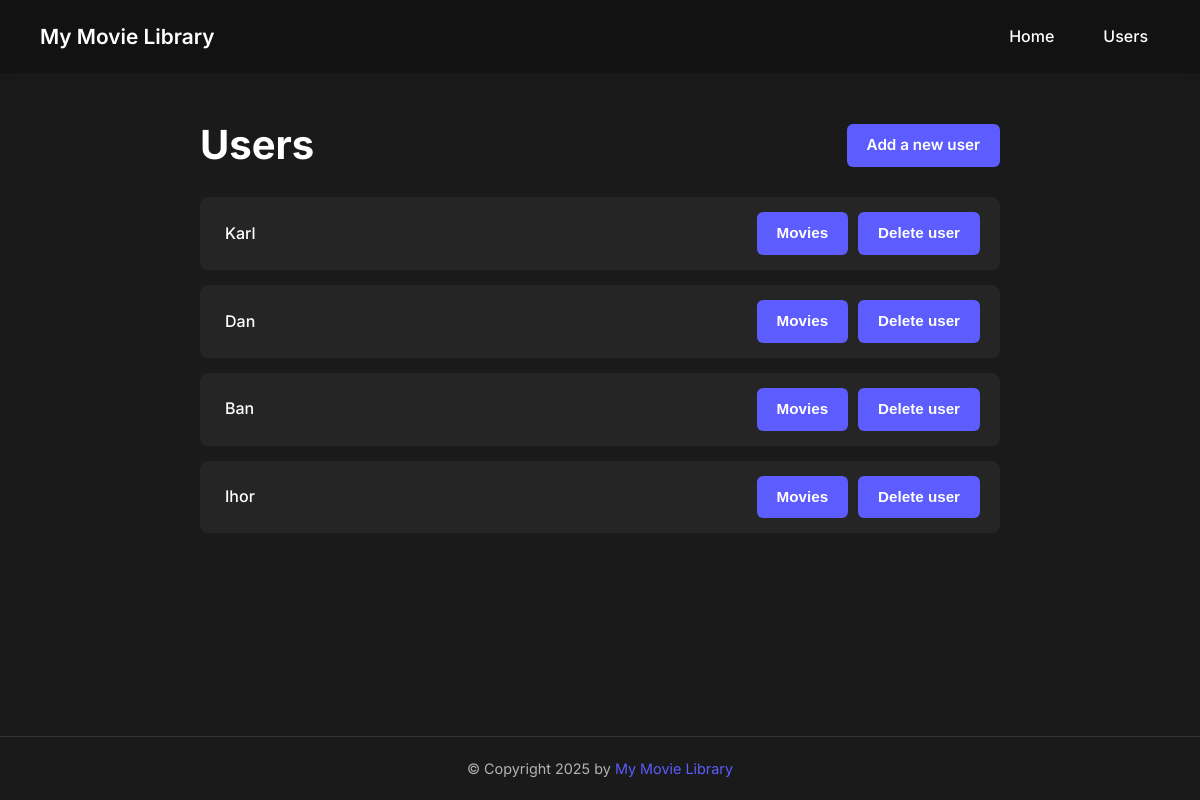
Screenshot of /users with the database file from the repository.
### storage/db_models.py (models this page shows, shortened)
class UserAccount(model):
    id: Mapped[int] = mapped_column(primary_key=True, autoincrement=True)
    name: Mapped[str] = mapped_column(unique=True)
    movies: Mapped[List['Movie']] = relationship(back_populates='user', cascade='all, delete-orphan')

### app.py (the view)
@app.get('/users')
@db_connection_handler
def list_all_users():
    users = data_manager.get_all_users()
    return render_template('users.html', users=users)

### app.py (called while the page is built)
def db_connection_handler(func):
    @functools.wraps(func)
    def wrapper(*args, **kwargs):
        try:
            data = func(*args, **kwargs)
            return data
        except (exc.OperationalError, exc.ArgumentError) as e:
            print(f'The following error has occurred: {e}')
            flash('Problem with database, try again later.', 'error')
            return render_template('error.html'), 500
        except Exception as e:
            print(f'The following error has occurred: {e}')
            flash('Something went wrong, try again later.', 'error')
            return render_template('error.html'), 500
    return wrapper

### storage/sqlite_data_manager.py (called while the page is built)
    def get_all_users(self):
        return self.db.session.execute(self.db.select(self.user_model)).scalars()

### templates/users.html
{% extends "layout.html" %}
{% block head %}
  {{ super() }}
{% endblock %}
{% block content %}
  <div class="container">
    <div class="content-header users-page-header">
      <h1>Users</h1>
      <a href="/add_user" class="btn">Add a new user</a>
    </div>
    <section class="users-list">
      {% for user in users %}
      <div class="user-item">
        <div class="user">
          <a href="/users/{{user.id}}" class="user-link">{{user.name}}</a>
        </div>
        <div class="delete-user">
          <form action="/users/{{user.id}}" method="get">
            <button type="submit" class="btn btn-small btn-danger">Movies</button>
          </form>
          <form action="/delete_user/{{user.id}}" method="post">
            <button type="submit" class="btn btn-small btn-danger">Delete user</button>
          </form>
        </div>
      </div>
      {% endfor %}
    </section>
  </div>
{% endblock %}

### static/style.css (style rules this page uses)
:root { --dark-bg: #1a1a1a; --darker-bg: #121212; --light-text: #ffffff; --secondary-text: #b3b3b3; --accent-color: #5c5cff; --button-color: #5c5cff; --button-hover: #4646ff; --button-danger: #dc3545; --button-danger-hover: #c82333; --button-secondary: #6c757d; --button-secondary-hover: #5a6268; --card-bg: #252525; --border-color: #333333; --success-color: #28a745; --success-hover: #218838; --form-bg: rgba(0, 0, 0, 0.2); --focus-color: #7f7fff; --focus-shadow: 0 0 0 0.2rem rgba(92, 92, 255, 0.25); }
*, *::before, *::after { box-sizing: border-box; }
body { font-family: 'Inter', -apple-system, BlinkMacSystemFont, 'Segoe UI', Roboto, Oxygen, Ubuntu, Cantarell, 'Open Sans', 'Helvetica Neue', sans-serif; background-color: var(--dark-bg); color: var(--light-text); margin: 0; padding: 0; line-height: 1.6; }
.container { width: 100%; max-width: 1200px; margin: 0 auto; padding: 20px; }
.content-header { display: flex; justify-content: space-between; align-items: center; margin-bottom: 20px; flex-wrap: wrap; gap: 15px; }
.content-header h1, .content-header h2 { margin: 0; }
.users-page-header h1 { margin-left: 180px; }
.users-page-header .btn { margin-right: 180px; }
h1 { font-size: 2.5rem; font-weight: 700; margin-bottom: 1rem; color: var(--light-text); }
a { color: var(--accent-color); text-decoration: none; transition: color 0.2s ease, background-color 0.2s ease; }
.btn, button[type="submit"] { display: inline-flex; align-items: center; justify-content: center; padding: 10px 20px; background-color: var(--button-color); color: white; border: none; border-radius: 6px; cursor: pointer; font-weight: 600; font-size: 0.95rem; transition: background-color 0.2s, transform 0.1s; text-align: center; line-height: 1.5; }
.btn-small { padding: 8px 12px; font-size: 0.85rem; }
.btn-danger { background-color: var(--button-danger); }
.users-list { max-width: 800px; margin: 0 auto; }
.user-item { display: flex; justify-content: space-between; align-items: center; background-color: var(--card-bg); padding: 15px 20px; margin-bottom: 15px; border-radius: 8px; transition: background-color 0.2s; gap: 10px; }
.user { flex: 1; }
.delete-user { display: flex; gap: 10px; }
.user-link { font-weight: 500; color: var(--light-text); text-decoration: none; padding: 5px; }

### rows the page displays
UserAccount: name "Karl"
UserAccount: name "Dan"
UserAccount: name "Ban"
UserAccount: name "Ihor"
